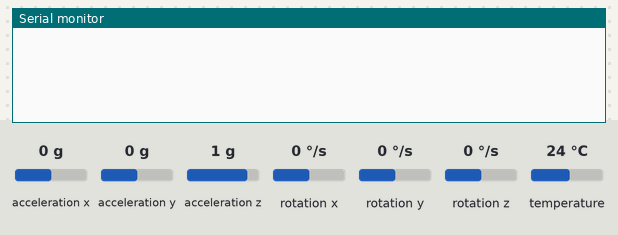
A sketch run on a simulated Arduino Uno, built with avr-gcc and run on an emulated ATmega328P. Parts: the last lines printed to the serial monitor. The inputs (shaded band) are chosen by the test bench; at power-on: acceleration x 0 g, acceleration y 0 g, acceleration z 1 g, rotation x 0 °/s, rotation y 0 °/s, rotation z 0 °/s, temperature 24 °C.

Above: at 2.2 s.
2.3 s: acceleration x set to -1.4 g
At 2.65 s:
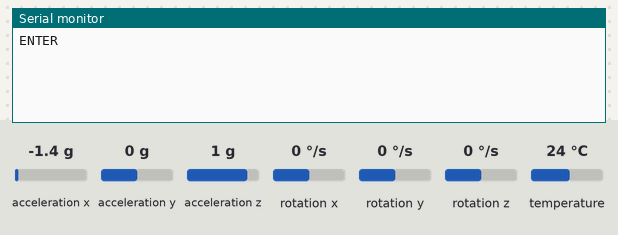
4.3 s: acceleration y set to -1.4 g
At 4.84 s:
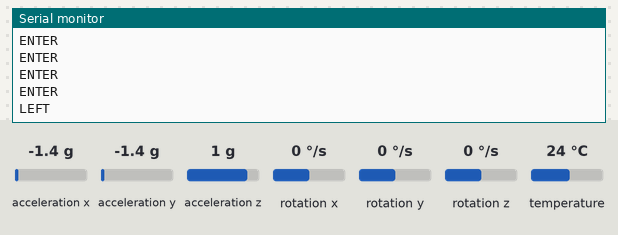
6.8 s: acceleration y set to 0.8 g
At 7.1 s:
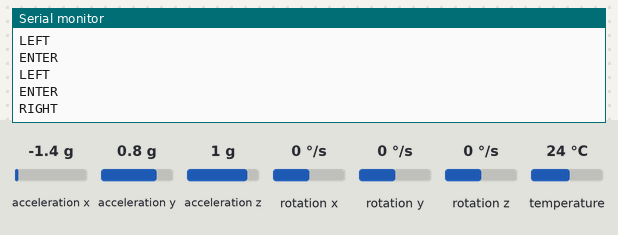

The sketch:

sketch_may26a.ino
```cpp
#include <Wire.h>
#include <Adafruit_MPU6050.h>
#include <Adafruit_Sensor.h>

Adafruit_MPU6050 mpu;

const float OFFSET_AX = 0.1344;
const float OFFSET_AY = 0.3204;

void setup() {
  Serial.begin(115200);
  delay(1000);
  if (!mpu.begin()) {
    Serial.println("Falha MPU6050");
    while (1) delay(10);
  }
}

void loop() {
  sensors_event_t a, g, temp;
  mpu.getEvent(&a, &g, &temp);

  float ax = a.acceleration.x - OFFSET_AX;
  float ay = a.acceleration.y - OFFSET_AY;

  if (ay < -3.0) {
    Serial.println("LEFT");
    delay(300);
  } else if (ay > 3.0) {
    Serial.println("RIGHT");
    delay(300);
  }

  if (ax < -3.0) {
    Serial.println("ENTER");
    delay(300);
  }

  delay(150);
}
```

Measured:
- after the input at 2.3 s, the serial monitor: prints a new line after 0.07 s (image 1)
- after the input at 4.3 s, the serial monitor: prints a new line after 0.34 s (image 2)
- after the input at 6.8 s, the serial monitor: prints a new line after 0.09 s (image 3)
